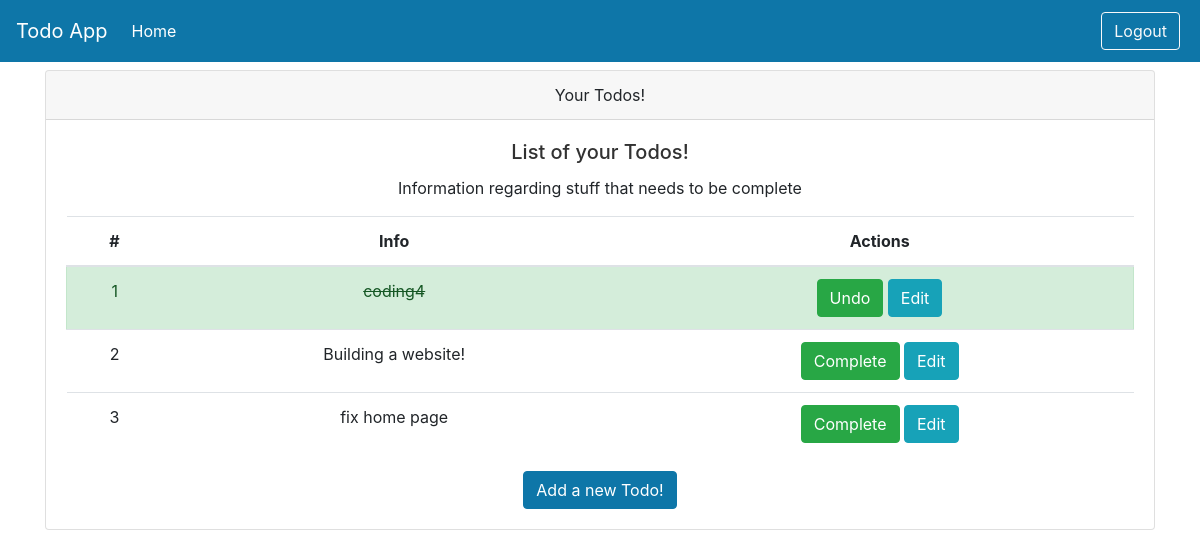
The page /home (signed in) on the database as committed earlier.
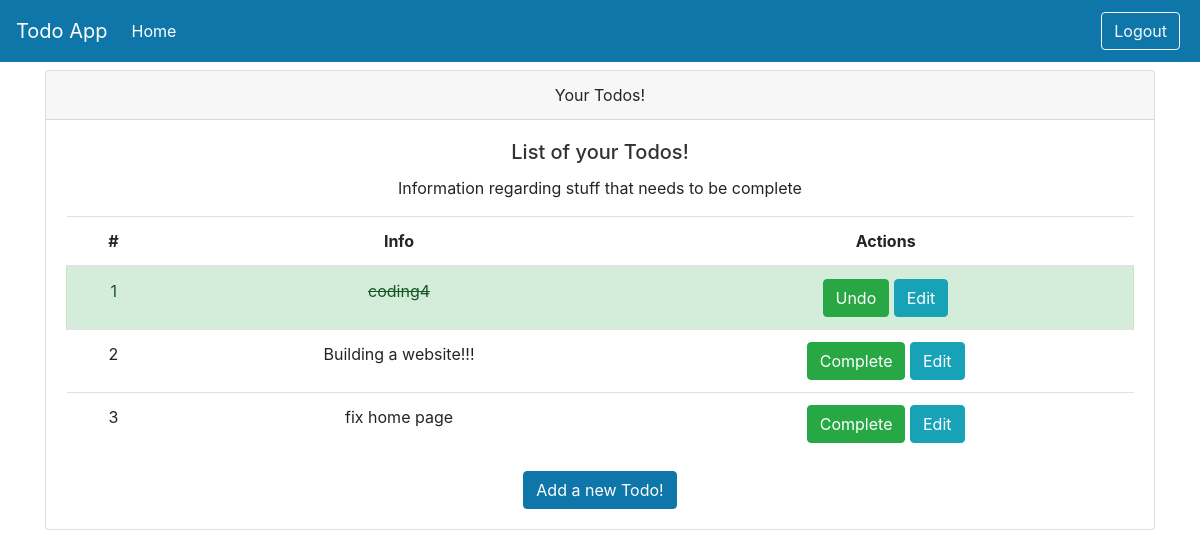
The same page on the database as committed later.
### src/models.py (models this page shows)
class Todo(Base):
    __tablename__ ="todos"
    id = Column(String, primary_key=True, index=True)
    title = Column(String)
    description = Column(String)
    priority = Column(Integer)
    complete = Column(Boolean, default=False)
    owner = Column(String, ForeignKey("users.id"))

### src/routers/todohtml.py (the view)
@router.get('/home', response_class=HTMLResponse)
async def HomePage(request: Request, db: db_dependency):
    user_dict = await get_current_user(request=request)
    if user_dict is None:
         return RedirectResponse(url='/login', status_code=status.HTTP_302_FOUND)
    todo = db.query(models.Todo).filter(models.Todo.owner == user_dict.get('id')).all()
    return templates.TemplateResponse("home.html", {"request": request, "todo":todo, 'user':user_dict})

### templates/home.html
{% include 'layout.html' %}
<div class="container">
    <div class="card text-center">
        <div class="card-header">
            Your Todos!
        </div>
        <div class="card-body">
            <h5 class="card-title">List of your Todos!</h5>
            <p class="card-text">Information regarding stuff that needs to be complete</p>
            <table class="table table-hover">
                <thead>
                <tr>
                    <th scope="col">#</th>
                    <th scope="col">Info</th>
                    <th scope="col">Actions</th>
                </tr>
                </thead>
                <tbody>
                {% for task in todo %}
                {% if task.complete == False %}
                <tr class="pointer">
                    <td>{{loop.index}}</td>
                    <td>{{task.title}}</td>
                    <td>
                        <button onclick="window.location.href='/complete/{{task.id}}'"
                                type="button" class="btn btn-success">Complete</button>
                        <button onclick="window.location.href='/edit_todo/{{task.id}}'"
                                type="button" class="btn btn-info">
                            Edit
                        </button>
                    </td>
                </tr>
                {% else %}
                <tr class="pointer alert alert-success">
                    <td>{{loop.index}}</td>
                    <td class="strike-through-td">{{task.title}}</td>
                    <td>
                        <button onclick="window.location.href='/complete/{{task.id}}'"
                                type="button" class="btn btn-success">Undo
                        </button>
                        <button onclick="window.location.href='/edit_todo/{{task.id}}'"
                                type="button" class="btn btn-info">
                            Edit
                        </button>
                    </td>
                </tr>
                {% endif %}
                {% endfor %}
                </tbody>
            </table>
            <a href="add_todo" class="btn btn-primary">Add a new Todo!</a>
        </div>
    </div>
</div>

### templates/layout.html (shortened to what this page needs)
<!DOCTYPE html>
<html lang="en">
<head>
    <link rel="stylesheet" type="text/css" href="{{ url_for('static', path='/todo/css/base.css') }}">
    <link rel="stylesheet" type="text/css" href="{{ url_for('static', path='/todo/css/bootstrap.css') }}">
</head>
<body>
    {% include 'navbar.html' %}
</body>
</html>

### templates/navbar.html (shortened to what this page needs)
<div>
    <nav class="navbar navbar-expand-md navbar-dark main-color fixed-top">
        <a class="navbar-brand" href="#">Todo App</a>
        <div class="collapse navbar-collapse" id="navbarNav">
            <ul class="navbar-nav">
                {% if user %}
                <li class="nav-item active">
                    <a class="nav-link" href="#">Home </a>
                </li>
                {% endif %}
            </ul>
            <ul class="navbar-nav ml-auto">
                {% if user %}
                <li class="nav-item m-1">
                    <a type="button" class="btn btn-outline-light" href="/logout">Logout</a>
                </li>
                {% endif %}
            </ul>
        </div>
    </nav>
</div>

### static/todo/css/base.css (style rules this page uses)
body { background: #fafafa; color: #33333a; padding-top: 70px; }
h1, h2, h3, h4, h5, h6 { color: #323232; }
.main-color { background-color: #0e76a8 ; }
.strike-through-td { text-decoration: line-through; }

Rows that differ between the two databases and show on the page:
changed Todo: title "Building a website!" → "Building a website!!!"
